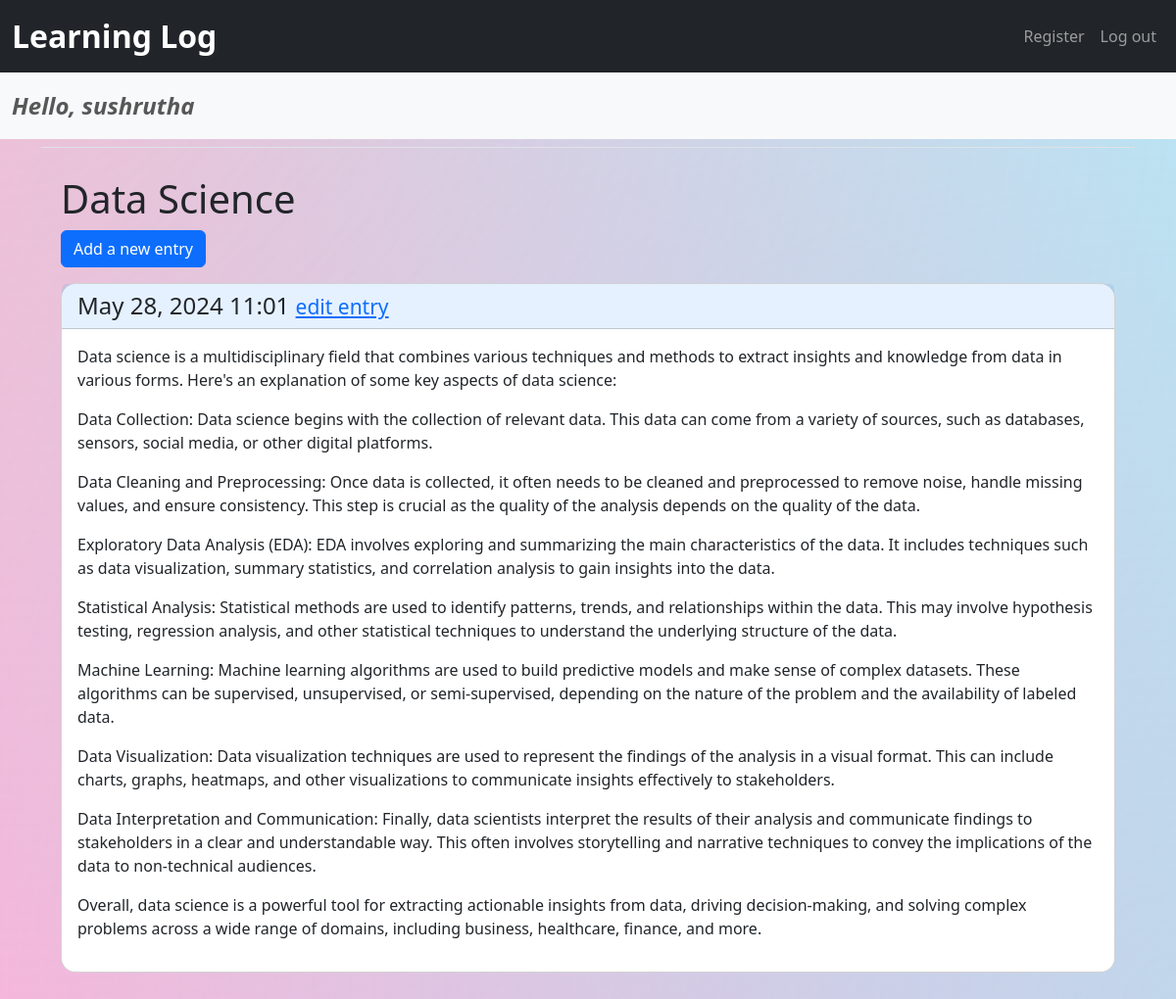
Screenshot of /topics/5/ (signed in) with the database file from the repository.
### learning_logs/models.py (models this page shows, shortened)
class Topic(models.Model):
    text = models.CharField(max_length=200)
    date_added = models.DateTimeField(auto_now_add=True)
    owner = models.ForeignKey(User, on_delete=models.CASCADE)  # Add this field
    def __str__(self):
        return self.text

class Entry(models.Model):
    topic = models.ForeignKey(Topic, on_delete=models.CASCADE)
    text = models.TextField()
    date_added = models.DateTimeField(auto_now_add=True)  # Fix to auto add the date
    class Meta:
        verbose_name_plural = 'entries'

### learning_logs/views.py (the view)
# urls.py: path('topics/<int:topic_id>/',views.topic,name='topic'),
@login_required
def topic(request, topic_id):
    topic=Topic.objects.get(id=topic_id)
    if topic.owner != request.user:
        raise Http404
    entries=topic.entry_set.order_by('-date_added')
    context={'topic':topic, 'entries':entries}
    return render(request,'learning_logs/topic.html', context)

### learning_logs/templates/learning_logs/topic.html (shortened to what this page needs)
{% extends 'learning_logs/base.html' %}
{% block content %}
    <div class="content-container">
        <h1>{{ topic }}</h1>
        <p>
            <a href="{% url 'learning_logs:new_entry' topic.id %}" class="btn btn-primary">Add a new entry</a>
        </p>
        {% for entry in entries %}
            <div class="card mb-3">
                <h4 class="card-header">
                    {{ entry.date_added|date:'M d, Y H:i' }}
                    <small><a href="{% url 'learning_logs:edit_entry' entry.id %}">edit entry</a></small>
                </h4>
                <div class="card-body">{{ entry.text|linebreaks }}</div>
            </div>
        {% empty %}
            <p>There are no entries for this topic yet.</p>
        {% endfor %}
    </div>
{% endblock%}

### learning_logs/templates/learning_logs/base.html (shortened to what this page needs)
{% load django_bootstrap5 %}
<!doctype html>
<html lang="en">
<head>
    {% bootstrap_css %}
</head>
<body>
<nav class="navbar navbar-expand-md navbar-dark bg-dark mb-0">
    <div class="container-fluid">
        <a class="navbar-brand" href="{% url 'learning_logs:index' %}">Learning Log</a>
        <ul class="navbar-nav ml-auto order-2">
            <li class="nav-item">
                <a class="nav-link" href="{% url 'accounts:register' %}">Register</a>
            </li>
            {% if user.is_authenticated %}
                <li class="nav-item">
                    <a class="nav-link" href="{% url 'accounts:logout' %}">Log out</a>
                </li>
            {% else %}
                <li class="nav-item">
                    <a class="nav-link" href="{% url 'accounts:login' %}">Log in</a>
                </li>
            {% endif %}
        </ul>
    </div>
</nav>
{% if user.is_authenticated %}
<nav class="navbar navbar-light bg-light">
    <div class="container-fluid">
        <span class="navbar-text">Hello, {{ user.username }}</span>
    </div>
</nav>
{% endif %}
<main role="main" class="container">
    <div class="pb-2 mb-2 border-bottom">
    </div>
    <div>
        {% block content %}{% endblock content %}
    </div>
</main>
</body>
</html>

### learning_logs/templates/learning_logs/base.html (style rules this page uses)
.navbar-brand { font-weight: bold; font-size: 2.0rem; }
.navbar-text { font-style: italic; font-weight: bold; font-size: 1.5rem; }

### learning_logs/templates/learning_logs/topic.html (style rules this page uses)
body, html { height: 100%; margin: 0; }
.content-container { position: relative; min-height: 100vh; padding: 20px; }
.card { border-radius: 15px; }
.card-header { background-color: rgba(0, 123, 255, 0.1); }

### rows the page displays
Topic: text "Data Science"
Entry: date_added "May 28, 2024 11:01", text "Data science is a multidisciplinary field that combines various techniques and methods to extract insights and knowledge from data in various forms. Here's an explanation of some key aspects of data science: Data Collection: Data science begins with the collection of relevant data. This data can come from a variety of sources, such as databases, sensors, social media, or other digital platforms. Data Cleaning and Preprocessing: Once data is collected, it often needs to be cleaned and preprocessed to remove noise, handle missing values, and ensure consistency. This step is crucial as the quality of the analysis depends on the quality of the data. Exploratory Data Analysis (EDA): EDA involves…"

### other values shown
{{ user.username }} "sushrutha"
